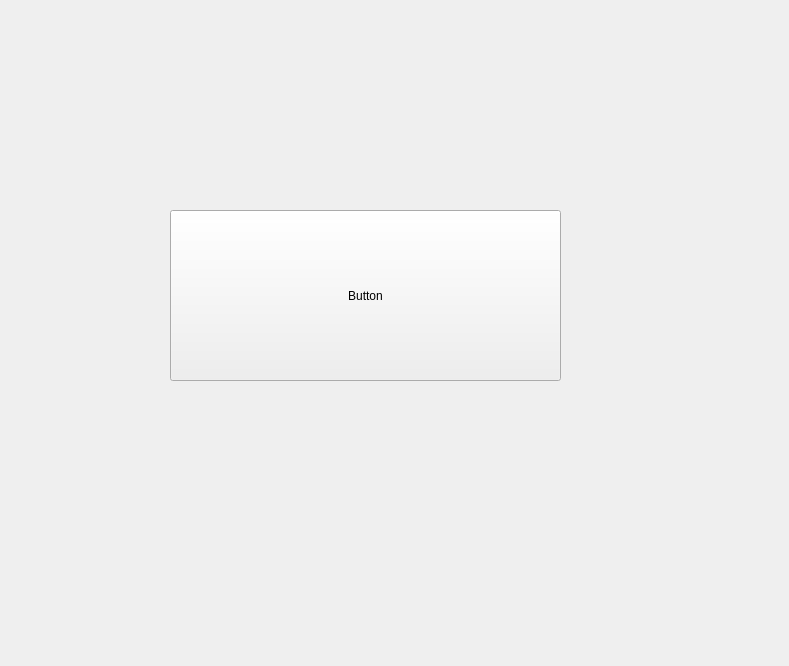
<?xml version="1.0" encoding="UTF-8"?>
<ui version="4.0">
 <class>Form</class>
 <widget class="QWidget" name="Form">
  <property name="geometry">
   <rect>
    <x>0</x>
    <y>0</y>
    <width>789</width>
    <height>666</height>
   </rect>
  </property>
  <property name="windowTitle">
   <string>Form</string>
  </property>
  <widget class="QPushButton" name="button">
   <property name="geometry">
    <rect>
     <x>170</x>
     <y>210</y>
     <width>391</width>
     <height>171</height>
    </rect>
   </property>
   <property name="sizePolicy">
    <sizepolicy hsizetype="Expanding" vsizetype="Expanding">
     <horstretch>0</horstretch>
     <verstretch>0</verstretch>
    </sizepolicy>
   </property>
   <property name="text">
    <string>Button</string>
   </property>
  </widget>
 </widget>
 <resources/>
 <connections/>
</ui>
